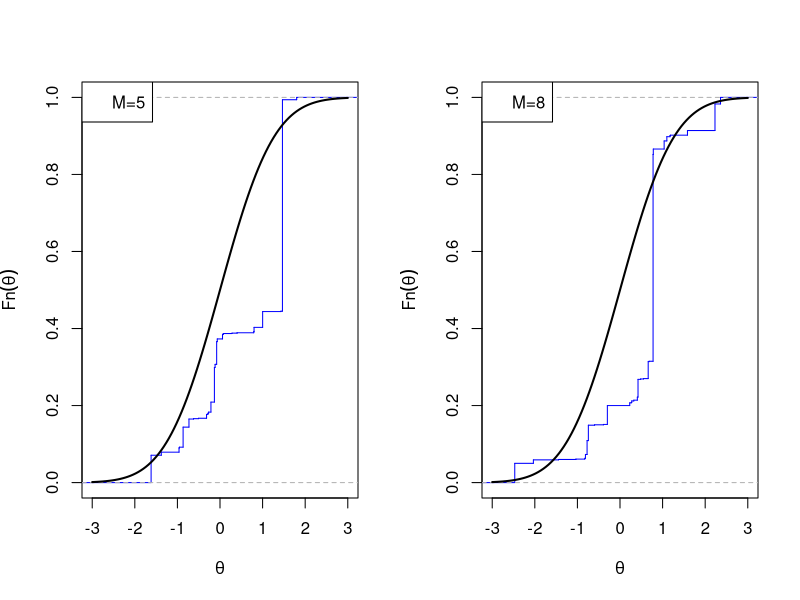
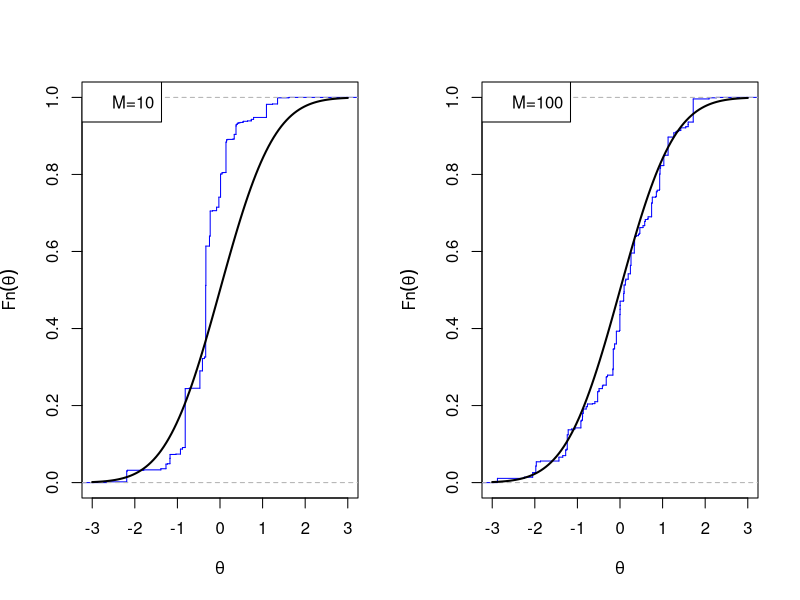

Source code (R) for these figures, in order:
StickBreaking = function(num,n,M, fun) {
  theta = fun(n)
  beta = rbeta(n,1,M)
  p = c()
  p[1] = beta[1]
  p = c(beta[1], beta[2:n] * cumprod(1-beta[1:(n-1)]))
  cluster = sample(size=num, x=theta, replace=T, prob=p)
  return(cluster)
}

par(mfrow=c(1,2))

plot(ecdf(StickBreaking(1000, 100, 5, rnorm)), verticals = TRUE, do.points = FALSE,col='blue',
     ylab=expression(Fn (theta)),xlab=expression(theta),main='',xlim=c(-3,3),ylim=c(0,1))
#lines(ecdf(StickBreaking(1000,100,0.2,rnorm)), col='red',type='l')
curve(pnorm, from =-3, to = 3, add = TRUE,lwd=2)
legend('topleft', legend='M=5')

plot(ecdf(StickBreaking(1000, 100, 8, rnorm)), verticals = TRUE, do.points = FALSE,col='blue',
     ylab=expression(Fn (theta)),xlab=expression(theta),main='',xlim=c(-3,3),ylim=c(0,1))
#lines(ecdf(StickBreaking(1000,100,4,rnorm)), col='red',type='l')
curve(pnorm, from =-3, to = 3, add = TRUE,lwd=2)
legend('topleft', legend='M=8')

plot(ecdf(StickBreaking(1000, 100, 10, rnorm)), verticals = TRUE, do.points = FALSE,col='blue',
     ylab=expression(Fn (theta)),xlab=expression(theta),main='',xlim=c(-3,3),ylim=c(0,1))
#lines(ecdf(StickBreaking(1000,100,20,rnorm)), col='red',type='l')
curve(pnorm, from =-3, to = 3, add = TRUE,lwd=2)
legend('topleft', legend='M=10')

plot(ecdf(StickBreaking(1000, 100, 100, rnorm)), verticals = TRUE, do.points = FALSE,col='blue',
     ylab=expression(Fn (theta)),xlab=expression(theta),main='',xlim=c(-3,3),ylim=c(0,1))
#lines(ecdf(StickBreaking(1000,100,100,rnorm)), col='red',type='s')
curve(pnorm, from =-3, to = 3, add = TRUE,lwd=2)
legend('topleft', legend='M=100')